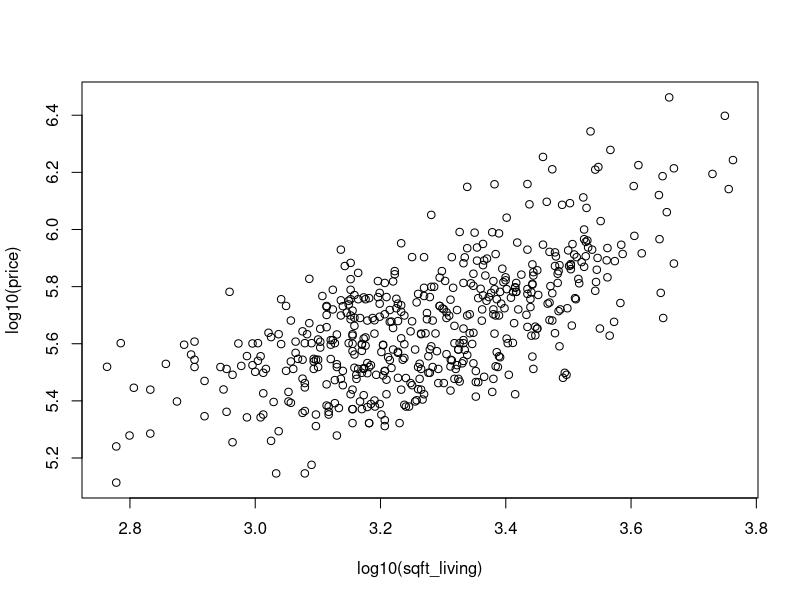
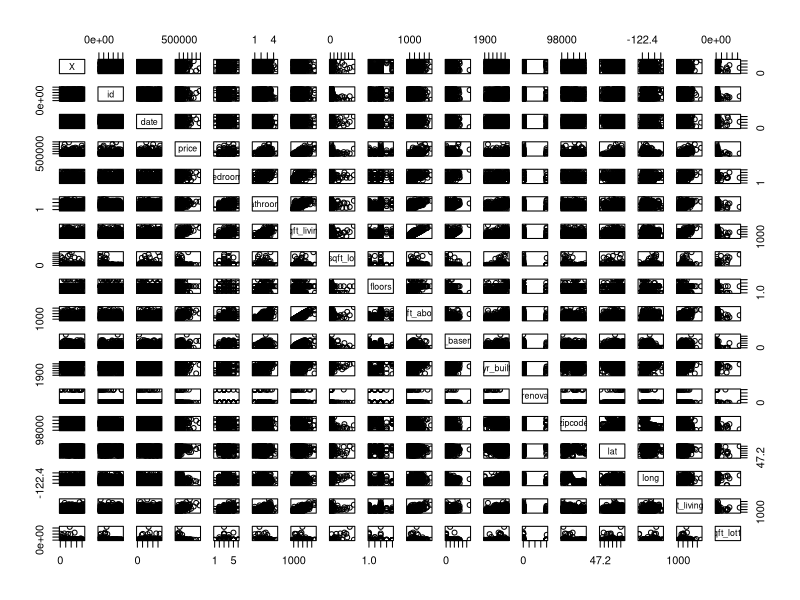
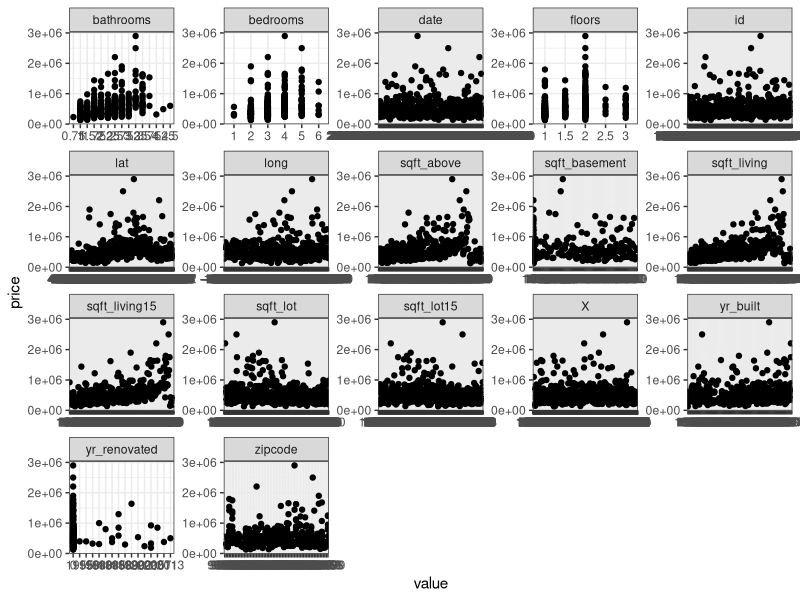

Generate these figures, in order, with R:
setwd("~/RStudioProjects/MVE190/projects/mini2/")

require(ggplot2)
require(reshape2)
require(gridExtra)
require(purrr)
require(tidyr)

housedata <- read.csv("kc_house_data.csv", header = TRUE)

ii <- sample(seq(1,dim(housedata)[1]),500)  # obtain a random sample of 500 indices
mydata <- housedata[ii,]                    # select a random subset of your full dataset
mydata <- subset(mydata, select = -c(waterfront, view, condition, grade))
row.names(mydata) <- NULL            # assign new IDs to each row

plot(log10(price)~log10(sqft_living), data = mydata)

plot(mydata)

mydata %>%
  gather(-price, key = "var", value = "value") %>%
  ggplot(aes(x=value, y=price)) + geom_point() + facet_wrap(~ var, scales = "free") + theme_bw()
